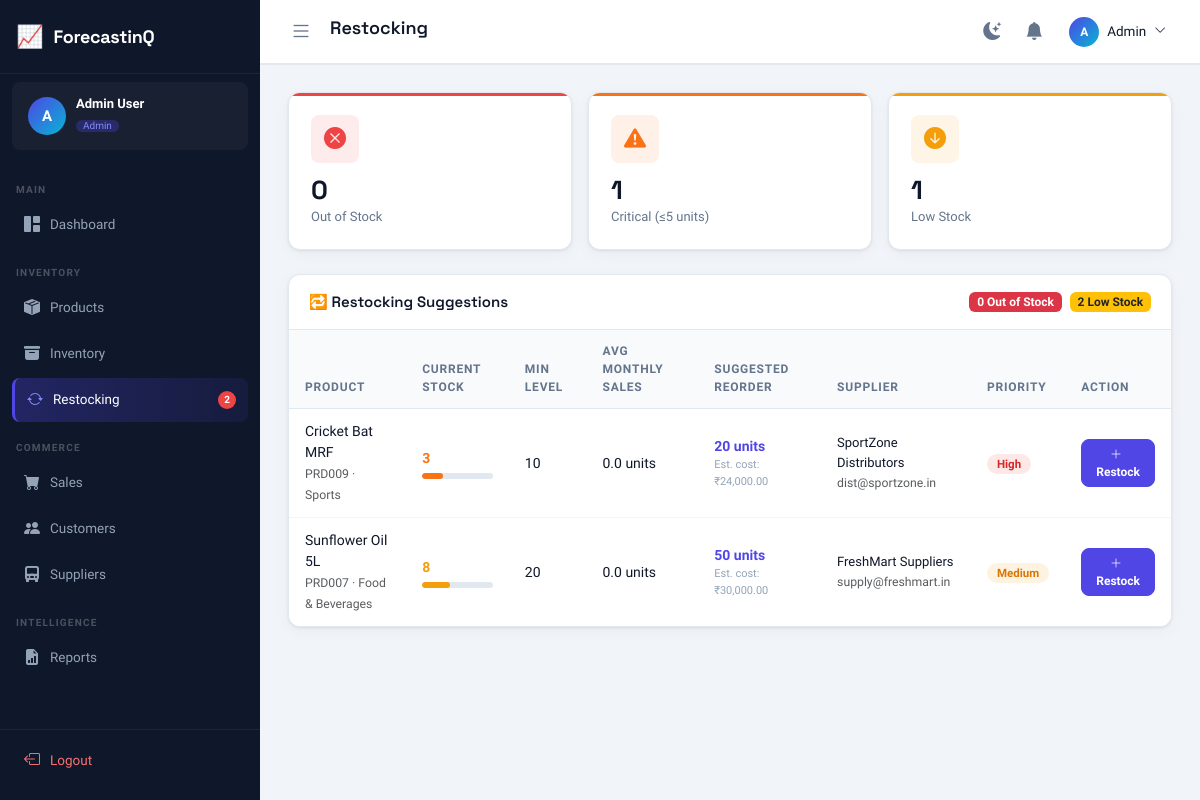
Screenshot of /inventory/restocking (signed in) with the database file from the repository.
### tables this page shows
CREATE TABLE products (
    id INTEGER PRIMARY KEY AUTOINCREMENT,
    product_code VARCHAR(20) UNIQUE NOT NULL,
    name VARCHAR(200) NOT NULL,
    category_id INTEGER,
    brand VARCHAR(100),
    supplier_id INTEGER,
    cost_price DECIMAL(12,2) NOT NULL DEFAULT 0.00,
    selling_price DECIMAL(12,2) NOT NULL DEFAULT 0.00,
    stock_quantity INTEGER DEFAULT 0,
    min_stock_level INTEGER DEFAULT 10,
    reorder_quantity INTEGER DEFAULT 50,
    image_path VARCHAR(255),
    description TEXT,
    status VARCHAR(20) DEFAULT 'active' CHECK(status IN ('active','inactive')),
    created_at TIMESTAMP DEFAULT CURRENT_TIMESTAMP,
    updated_at TIMESTAMP DEFAULT CURRENT_TIMESTAMP,
    FOREIGN KEY (category_id) REFERENCES categories(id) ON DELETE SET NULL,
    FOREIGN KEY (supplier_id) REFERENCES suppliers(id) ON DELETE SET NULL
);

CREATE TABLE categories (
    id INTEGER PRIMARY KEY AUTOINCREMENT,
    name VARCHAR(100) NOT NULL,
    description TEXT,
    created_at TIMESTAMP DEFAULT CURRENT_TIMESTAMP
);

CREATE TABLE suppliers (
    id INTEGER PRIMARY KEY AUTOINCREMENT,
    supplier_code VARCHAR(20) UNIQUE NOT NULL,
    name VARCHAR(150) NOT NULL,
    email VARCHAR(150),
    phone VARCHAR(20),
    address TEXT,
    city VARCHAR(100),
    country VARCHAR(100),
    status VARCHAR(20) DEFAULT 'active' CHECK(status IN ('active','inactive')),
    created_at TIMESTAMP DEFAULT CURRENT_TIMESTAMP,
    updated_at TIMESTAMP DEFAULT CURRENT_TIMESTAMP
);

### blueprints/inventory.py (the view)
@bp.route("/restocking")
@login_required
def restocking():
    need_restock = dbFetchAll(
        """
        SELECT p.*, c.name AS cat, s.name AS supplier_name, s.email AS supplier_email,
               COALESCE((
                   SELECT AVG(si.quantity)
                   FROM sales_items si JOIN sales sa ON sa.id=si.sale_id
                   WHERE si.product_id=p.id AND sa.sale_date >= date('now','-30 days')
               ),0) AS avg_monthly_sales
        FROM products p
        LEFT JOIN categories c ON c.id=p.category_id
        LEFT JOIN suppliers s ON s.id=p.supplier_id
        WHERE p.status='active' AND p.stock_quantity <= p.min_stock_level
        ORDER BY (p.stock_quantity * 1.0 / MAX(p.min_stock_level,1)) ASC
        """
    )
    for p in need_restock:
        suggested = max(p["reorder_quantity"], round(p["avg_monthly_sales"] * 2))
        p["suggested"] = suggested
        p["est_cost"] = suggested * p["cost_price"]
        if p["stock_quantity"] == 0:
            p["priority"], p["pcls"], p["pcol"] = "Critical", "badge-critical", "#ef4444"
        elif p["stock_quantity"] <= 5:
            p["priority"], p["pcls"], p["pcol"] = "High", "badge-critical", "#f97316"
        else:
            p["priority"], p["pcls"], p["pcol"] = "Medium", "badge-low-stock", "#f59e0b"
        p["pct"] = min(100, round(p["stock_quantity"] / p["min_stock_level"] * 100)) if p["min_stock_level"] else 0
    counts = {
        "critical": dbFetchOne("SELECT COUNT(*) AS v FROM products WHERE stock_quantity<=5 AND stock_quantity>0 AND status='active'")["v"],
        "low": dbFetchOne("SELECT COUNT(*) AS v FROM products WHERE stock_quantity>5 AND stock_quantity<=min_stock_level AND status='active'")["v"],
        "out": dbFetchOne("SELECT COUNT(*) AS v FROM products WHERE stock_quantity=0 AND status='active'")["v"],
    }
    return render_template(
        "inventory/restocking.html",
        page_title="Restocking", active_menu="restocking",
        need_restock=need_restock, counts=counts,
    )

### db.py (called while the page is built)
def get_db():
    if "db" not in g:
        g.db = sqlite3.connect(current_app.config["DATABASE_PATH"])
        g.db.row_factory = sqlite3.Row
        g.db.execute("PRAGMA foreign_keys = ON")
    return g.db

def _row_to_dict(row):
    return dict(row) if row is not None else None

def dbFetchAll(sql, params=()):
    cur = get_db().execute(sql, params)
    return [dict(r) for r in cur.fetchall()]

def dbFetchOne(sql, params=()):
    cur = get_db().execute(sql, params)
    row = cur.fetchone()
    return _row_to_dict(row)

### utils.py (called while the page is built)
def is_logged_in() -> bool:
    return bool(session.get("user_id"))

def get_current_user() -> dict:
    return {
        "id": session.get("user_id", 0),
        "name": session.get("user_name", ""),
        "email": session.get("user_email", ""),
        "role": session.get("user_role", ""),
        "username": session.get("username", ""),
    }

def login_required(view):
    @wraps(view)
    def wrapped(*args, **kwargs):
        if not is_logged_in():
            return redirect(url_for("auth.login"))
        return view(*args, **kwargs)
    return wrapped

def generate_csrf() -> str:
    if "csrf_token" not in session:
        session["csrf_token"] = secrets.token_hex(32)
    return session["csrf_token"]

def format_currency(amount) -> str:
    try:
        return "\u20b9" + f"{float(amount):,.2f}"
    except (TypeError, ValueError):
        return "\u20b90.00"

def get_unread_notifications():
    user = get_current_user()
    return dbFetchAll(
        "SELECT * FROM notifications WHERE user_id = ? AND is_read = 0 ORDER BY created_at DESC LIMIT 10",
        (user["id"],),
    )

def get_notification_count() -> int:
    user = get_current_user()
    row = dbFetchOne(
        "SELECT COUNT(*) AS cnt FROM notifications WHERE user_id = ? AND is_read = 0",
        (user["id"],),
    )
    return int(row["cnt"]) if row else 0

def get_low_stock_count() -> int:
    row = dbFetchOne(
        "SELECT COUNT(*) AS cnt FROM products WHERE stock_quantity <= min_stock_level AND status='active'"
    )
    return int(row["cnt"]) if row else 0

### templates/inventory/restocking.html (shortened to what this page needs)
{% extends "base.html" %}
{% block content %}
<div class="row g-3 mb-4">
    <div class="col-md-4">
        <div class="stat-card" style="--card-color:#ef4444;--card-icon-bg:rgba(239,68,68,0.1)">
            <div class="stat-card-icon"><i class="bi bi-x-circle-fill" style="color:#ef4444"></i></div>
            <div class="stat-card-value">{{ counts.out }}</div>
            <div class="stat-card-label">Out of Stock</div>
        </div>
    </div>
    <div class="col-md-4">
        <div class="stat-card" style="--card-color:#f97316;--card-icon-bg:rgba(249,115,22,0.1)">
            <div class="stat-card-icon"><i class="bi bi-exclamation-triangle-fill" style="color:#f97316"></i></div>
            <div class="stat-card-value">{{ counts.critical }}</div>
            <div class="stat-card-label">Critical (&le;5 units)</div>
        </div>
    </div>
    <div class="col-md-4">
        <div class="stat-card" style="--card-color:#f59e0b;--card-icon-bg:rgba(245,158,11,0.1)">
            <div class="stat-card-icon"><i class="bi bi-arrow-down-circle-fill" style="color:#f59e0b"></i></div>
            <div class="stat-card-value">{{ counts.low }}</div>
            <div class="stat-card-label">Low Stock</div>
        </div>
    </div>
</div>
<div class="table-card">
    <div class="table-card-header">
        <span class="table-card-title">🔁 Restocking Suggestions</span>
        <div class="d-flex gap-2">
            <span class="badge bg-danger">{{ counts.out }} Out of Stock</span>
            <span class="badge bg-warning text-dark">{{ counts.critical + counts.low }} Low Stock</span>
        </div>
    </div>
    {% if not need_restock %}
    <div class="empty-state"><i class="bi bi-check-circle-fill text-success" style="opacity:1"></i><p class="text-success fw-600">All products are well-stocked!</p></div>
    {% else %}
    <div class="table-responsive">
        <table class="table">
            <thead>
                <tr>
                    <th>Product</th><th>Current Stock</th><th>Min Level</th>
                    <th>Avg Monthly Sales</th><th>Suggested Reorder</th>
                    <th>Supplier</th><th>Priority</th><th>Action</th>
                </tr>
            </thead>
            <tbody>
            {% for p in need_restock %}
            <tr>
                <td>
                    <div class="fw-600">{{ p.name }}</div>
                    <small class="text-muted">{{ p.product_code }} · {{ p.cat or '' }}</small>
                </td>
                <td>
                    <span class="fw-700" style="color:{{ p.pcol }}">{{ p.stock_quantity }}</span>
                    <div class="stock-bar mt-1">
                        <div class="stock-fill" data-pct="{{ p.pct }}" style="background:{{ p.pcol }};width:0%"></div>
                    </div>
                </td>
                <td>{{ p.min_stock_level }}</td>
                <td>{{ '%.1f'|format(p.avg_monthly_sales) }} units</td>
                <td>
                    <span class="fw-700 text-primary-custom">{{ p.suggested }} units</span>
                    <div style="font-size:11px;color:var(--text-muted);">
                        Est. cost: {{ fmt_currency(p.est_cost) }}
                    </div>
                </td>
                <td>
                    {% if p.supplier_name %}
                    <div class="fw-600" style="font-size:13px;">{{ p.supplier_name }}</div>
                    <small class="text-muted">{{ p.supplier_email or '' }}</small>
                    {% else %}
                    <span class="text-muted">—</span>
                    {% endif %}
                </td>
                <td><span class="badge-status {{ p.pcls }}">{{ p.priority }}</span></td>
                <td>
                    <form action="{{ url_for('inventory.restock_product', product_id=p.id) }}" method="POST" class="m-0">
                        <button type="submit" class="btn btn-sm btn-primary">
                        <i class="bi bi-plus-lg me-1"></i>Restock
                        </button>
                    </form>
                </td>
            </tr>
            {% endfor %}
            </tbody>
        </table>
    </div>
    {% endif %}
</div>
{% endblock %}

### static/css/app.css (style rules this page uses)
:root { --primary: #4f46e5; --primary-dark: #3730a3; --primary-light: #818cf8; --accent: #06b6d4; --success: #10b981; --warning: #f59e0b; --danger: #ef4444; --info: #3b82f6; --bg: #f1f5f9; --surface: #ffffff; --surface-2: #f8fafc; --border: #e2e8f0; --border-light: #f1f5f9; --text-primary: #0f172a; --text-secondary:#64748b; --text-muted: #94a3b8; --sidebar-bg: #0f172a; --sidebar-text: #94a3b8; --sidebar-active:#4f46e5; --sidebar-hover: rgba(255,255,255,0.07); --sidebar-width: 260px; --topbar-bg: #ffffff; --topbar-height: 64px; --radius: 12px; --radius-sm: 8px; --radius-lg: 16px; --shadow: 0 1px 3px rgba(0,0,0,0.08), 0 4px 16px rgba(0,0,0,0.04); --shadow-md: 0 4px 24px rgba(0,0,0,0.10); --font-main: 'Plus Jakarta Sans', sans-serif; --font-head: 'Space Grotesk', sans-serif; --transition: 0.22s cubic-bezier(0.4,0,0.2,1); }
*, *::before, *::after { box-sizing: border-box; margin: 0; padding: 0; }
html { scroll-behavior: smooth; }
body { font-family: var(--font-main); background: var(--bg); color: var(--text-primary); display: flex; min-height: 100vh; overflow-x: hidden; transition: background var(--transition), color var(--transition); }
.stat-card { background: var(--surface); border: 1px solid var(--border); border-radius: var(--radius); padding: 22px; box-shadow: var(--shadow); transition: transform var(--transition), box-shadow var(--transition); position: relative; overflow: hidden; }
.stat-card::after { content: ''; position: absolute; top: 0; left: 0; right: 0; height: 3px; background: var(--card-color, var(--primary)); }
.stat-card-icon { width: 48px; height: 48px; border-radius: var(--radius-sm); display: flex; align-items: center; justify-content: center; font-size: 22px; margin-bottom: 14px; background: var(--card-icon-bg, rgba(79,70,229,0.1)); }
.stat-card-value { font-family: var(--font-head); font-size: 26px; font-weight: 700; color: var(--text-primary); line-height: 1; }
.stat-card-label { font-size: 13px; color: var(--text-secondary); margin-top: 4px; }
.table-card { background: var(--surface); border: 1px solid var(--border); border-radius: var(--radius); box-shadow: var(--shadow); overflow: hidden; }
.table-card-header { display: flex; align-items: center; justify-content: space-between; padding: 16px 20px; border-bottom: 1px solid var(--border); flex-wrap: wrap; gap: 10px; }
.table-card-title { font-family: var(--font-head); font-size: 15px; font-weight: 600; color: var(--text-primary); }
.table { margin: 0; }
.table thead th { background: var(--surface-2); color: var(--text-secondary); font-size: 12px; font-weight: 600; text-transform: uppercase; letter-spacing: 0.8px; padding: 12px 16px; border-bottom: 1px solid var(--border); border-top: none; }
.table tbody td { padding: 12px 16px; font-size: 14px; color: var(--text-primary); vertical-align: middle; border-bottom: 1px solid var(--border-light); }
.table tbody tr:last-child td { border-bottom: none; }
.badge-status { padding: 3px 10px; border-radius: 20px; font-size: 11.5px; font-weight: 600; }
.badge-low-stock { background: rgba(245,158,11,0.12); color: #d97706; }
.badge-critical { background: rgba(239,68,68,0.12); color: #dc2626; }
.btn { border-radius: var(--radius-sm); font-weight: 600; font-family: var(--font-main); font-size: 13.5px; transition: all var(--transition); }
.btn-primary { background: var(--primary); border-color: var(--primary); }
.btn-sm { font-size: 12px; padding: 5px 12px; }
.stock-bar { height: 6px; border-radius: 3px; background: var(--border); overflow: hidden; }
.stock-fill { height: 100%; border-radius: 3px; transition: width 0.5s ease; }
.text-primary-custom { color: var(--primary) !important; }
.fw-700 { font-weight: 700; }

### rows the page displays
products: name "Cricket Bat MRF", product_code "PRD009", name "Sports", stock_quantity "3", min_stock_level "10", avg_monthly_sales "0.0", suggested "20", fmt_currency "₹24,000.00", supplier_name "SportZone Distributors", email "dist@sportzone.in", priority "High"
products: name "Sunflower Oil 5L", product_code "PRD007", name "Food & Beverages", stock_quantity "8", min_stock_level "20", avg_monthly_sales "0.0", suggested "50", fmt_currency "₹30,000.00", supplier_name "FreshMart Suppliers", email "supply@freshmart.in", priority "Medium"

### other values shown
{{ app_name }} "ForecastinQ"
{{ (current_user.name or '?')[0]|upper }} "A"
{{ current_user.name }} "Admin User"
{{ current_user.role|capitalize }} "Admin"
{{ low_stock_count }} "2"
{{ page_title|default('Dashboard') }} "Restocking"
{{ current_user.name.split(' ')[0] if current_user.name else '' }} "Admin"
{{ counts.out }} "0"
{{ counts.critical }} "1"
{{ counts.low }} "1"
{{ counts.critical + counts.low }} "2"
